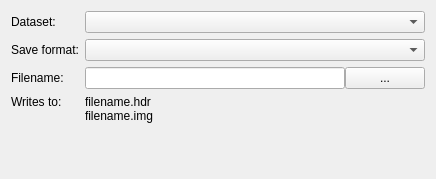
<?xml version="1.0" encoding="UTF-8"?>
<ui version="4.0">
 <class>SaveDatasetBasicDetails</class>
 <widget class="QWidget" name="SaveDatasetBasicDetails">
  <property name="geometry">
   <rect>
    <x>0</x>
    <y>0</y>
    <width>436</width>
    <height>179</height>
   </rect>
  </property>
  <property name="windowTitle">
   <string>Save Dataset Basic Details</string>
  </property>
  <layout class="QGridLayout" name="gridLayout">
   <item row="1" column="0">
    <widget class="QLabel" name="lbl_save_format">
     <property name="text">
      <string>Save format:</string>
     </property>
     <property name="buddy">
      <cstring>cbox_save_format</cstring>
     </property>
    </widget>
   </item>
   <item row="1" column="1">
    <widget class="QComboBox" name="cbox_save_format"/>
   </item>
   <item row="3" column="1">
    <widget class="QLabel" name="lbl_filenames_value">
     <property name="text">
      <string>filename.hdr
filename.img</string>
     </property>
     <property name="alignment">
      <set>Qt::AlignLeading|Qt::AlignLeft|Qt::AlignTop</set>
     </property>
    </widget>
   </item>
   <item row="0" column="1">
    <widget class="QComboBox" name="cbox_dataset"/>
   </item>
   <item row="0" column="0">
    <widget class="QLabel" name="lbl_dataset">
     <property name="text">
      <string>Dataset:</string>
     </property>
     <property name="buddy">
      <cstring>cbox_dataset</cstring>
     </property>
    </widget>
   </item>
   <item row="2" column="0">
    <widget class="QLabel" name="lbl_filenames">
     <property name="text">
      <string>Filename:</string>
     </property>
     <property name="buddy">
      <cstring>ledit_filename</cstring>
     </property>
    </widget>
   </item>
   <item row="3" column="0">
    <widget class="QLabel" name="lbl_writes_to">
     <property name="text">
      <string>Writes to:</string>
     </property>
     <property name="alignment">
      <set>Qt::AlignLeading|Qt::AlignLeft|Qt::AlignTop</set>
     </property>
    </widget>
   </item>
   <item row="2" column="1">
    <widget class="QWidget" name="widget" native="true">
     <layout class="QGridLayout" name="gridLayout_2">
      <property name="leftMargin">
       <number>0</number>
      </property>
      <property name="topMargin">
       <number>0</number>
      </property>
      <property name="rightMargin">
       <number>0</number>
      </property>
      <property name="bottomMargin">
       <number>0</number>
      </property>
      <property name="spacing">
       <number>0</number>
      </property>
      <item row="0" column="0">
       <widget class="QLineEdit" name="ledit_filename"/>
      </item>
      <item row="0" column="1">
       <widget class="QPushButton" name="btn_filename">
        <property name="text">
         <string>...</string>
        </property>
       </widget>
      </item>
     </layout>
    </widget>
   </item>
   <item row="4" column="0" colspan="2">
    <spacer name="verticalSpacer">
     <property name="orientation">
      <enum>Qt::Vertical</enum>
     </property>
     <property name="sizeHint" stdset="0">
      <size>
       <width>20</width>
       <height>40</height>
      </size>
     </property>
    </spacer>
   </item>
  </layout>
 </widget>
 <resources/>
 <connections/>
</ui>
